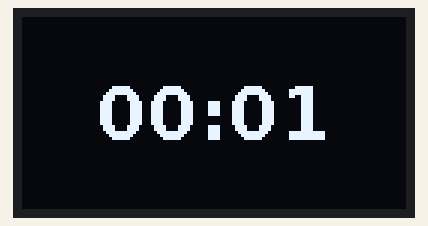
This program was run on a simulated Raspberry Pi Pico running CircuitPython. Shown: 128×64 one-colour display.

Above: at 0.1 s.
At 4.1 s:
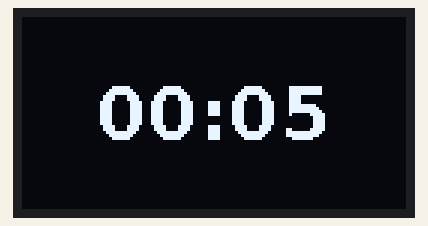
At 9.1 s:
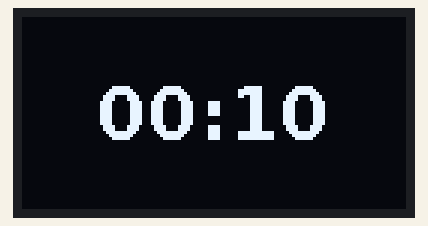
At 19.1 s:
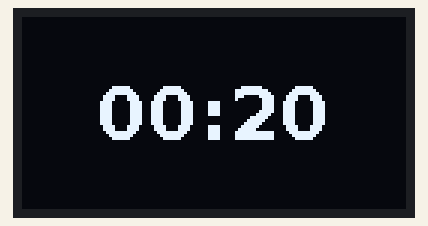
At 28.1 s:
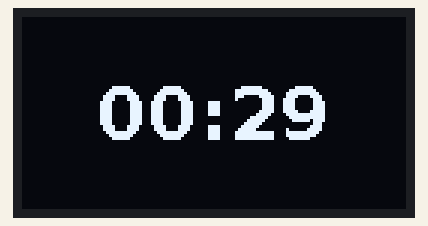
At 38.1 s:
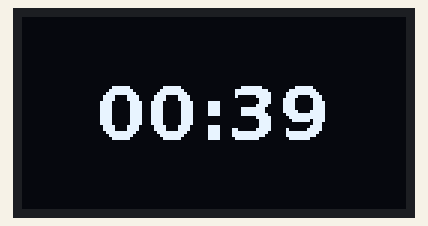

Measured:
- what the display in image 0 shows lasts 1.0 s, from 0.0 s to 1.0 s

The program:

main.py
```python
#-----------------------------------------------------------------------------
# Test program: time-counter on an OLED
#
# Author: Bernhard Bablok
#
# Website: https://github.com/pico-sleepcurrent
#-----------------------------------------------------------------------------

import time
import board

# output to OLED-display (deep-sleep won't work with usb-serial)
import busio
import displayio
import adafruit_displayio_ssd1306          # I2C-OLED display
OLED_ADDR   = 0x3C
OLED_WIDTH  = 128
OLED_HEIGHT = 64

from adafruit_display_text import label
from adafruit_bitmap_font import bitmap_font

# --- initialization   -------------------------------------------------------

PIN_SDA  = board.GP18
PIN_SCL  = board.GP19
PIN_WAKE = board.GP20

displayio.release_displays()
i2c = busio.I2C(sda=PIN_SDA,scl=PIN_SCL,frequency=400000)
display_bus = displayio.I2CDisplay(i2c, device_address=OLED_ADDR)
display = adafruit_displayio_ssd1306.SSD1306(display_bus,
                                             width=OLED_WIDTH,
                                             height=OLED_HEIGHT)

FONT     = bitmap_font.load_font("fonts/DejaVuSans-Bold-24-min.bdf")
FG_COLOR = 0xFFFFFF
POS_MAP = {
  'NW': ((0.0,0.0),(0,               0)),
  'NE': ((1.0,0.0),(display.width,   0)),
  'W':  ((0.0,0.5),(0,               display.height/2)),
  'C':  ((0.5,0.5),(display.width/2, display.height/2)),
  'E':  ((1.0,0.5),(display.width,   display.height/2)),
  'SW': ((0.0,1.0),(0,               display.height)),
  'SE': ((1.0,1.0),(display.width,   display.height)),
  }

group   = displayio.Group()
t_counter = label.Label(FONT,text='00:00:00',color=FG_COLOR,
                    anchor_point=POS_MAP['C'][0])
t_counter.anchored_position = POS_MAP['C'][1]
group.append(t_counter)

# --- format counter   -------------------------------------------------------

def pp_counter(seconds):
  """ format counter """
  m, s = divmod(seconds,60)
  h, m = divmod(m,60)
  if h > 0:
    return "{0:02d}:{1:02d}:{2:02d}".format(h,m,s)
  else:
    return "{0:02d}:{1:02d}".format(m,s)

# --- main   -----------------------------------------------------------------

counter = 0
start   = time.monotonic()
elapsed = 1
while True:
  time.sleep(max(0,1-elapsed))
  start = time.monotonic()
  display.show(group)
  counter += 1
  t_counter.text = pp_counter(counter)
  elapsed = time.monotonic() - start
```
